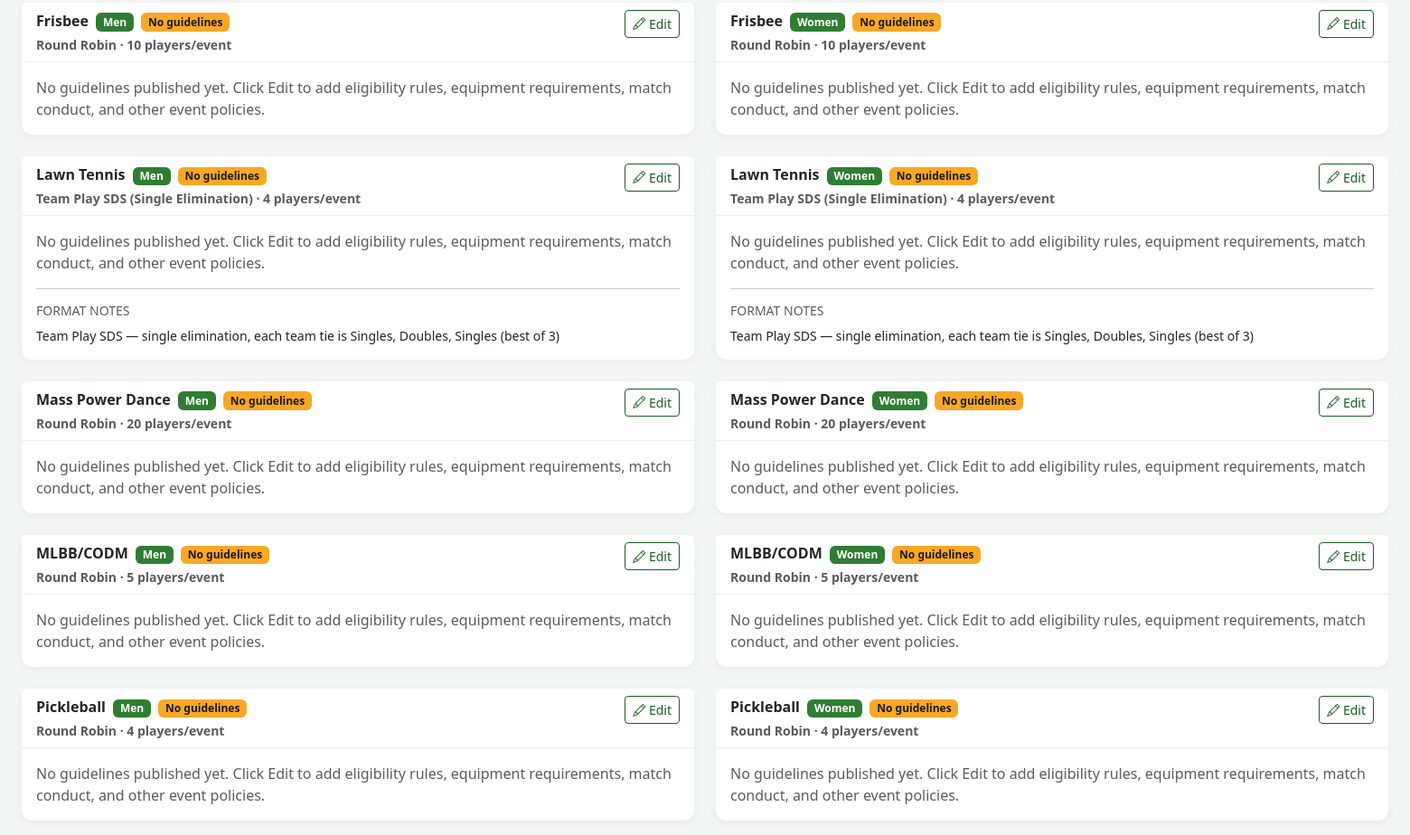
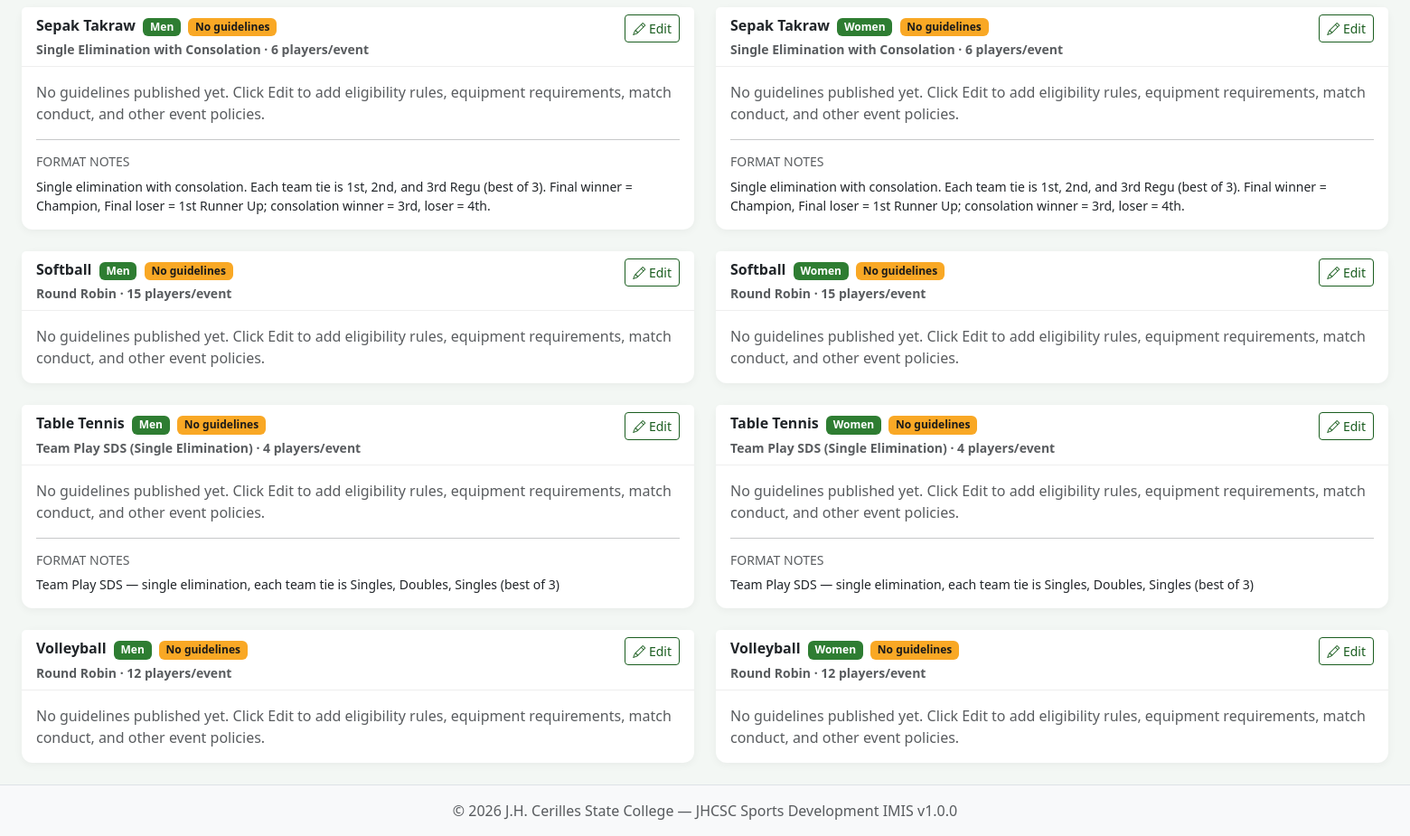
Page /intramurals/sports/guidelines.php (signed in, lower part) on the earlier database version (2 pictures, top to bottom).
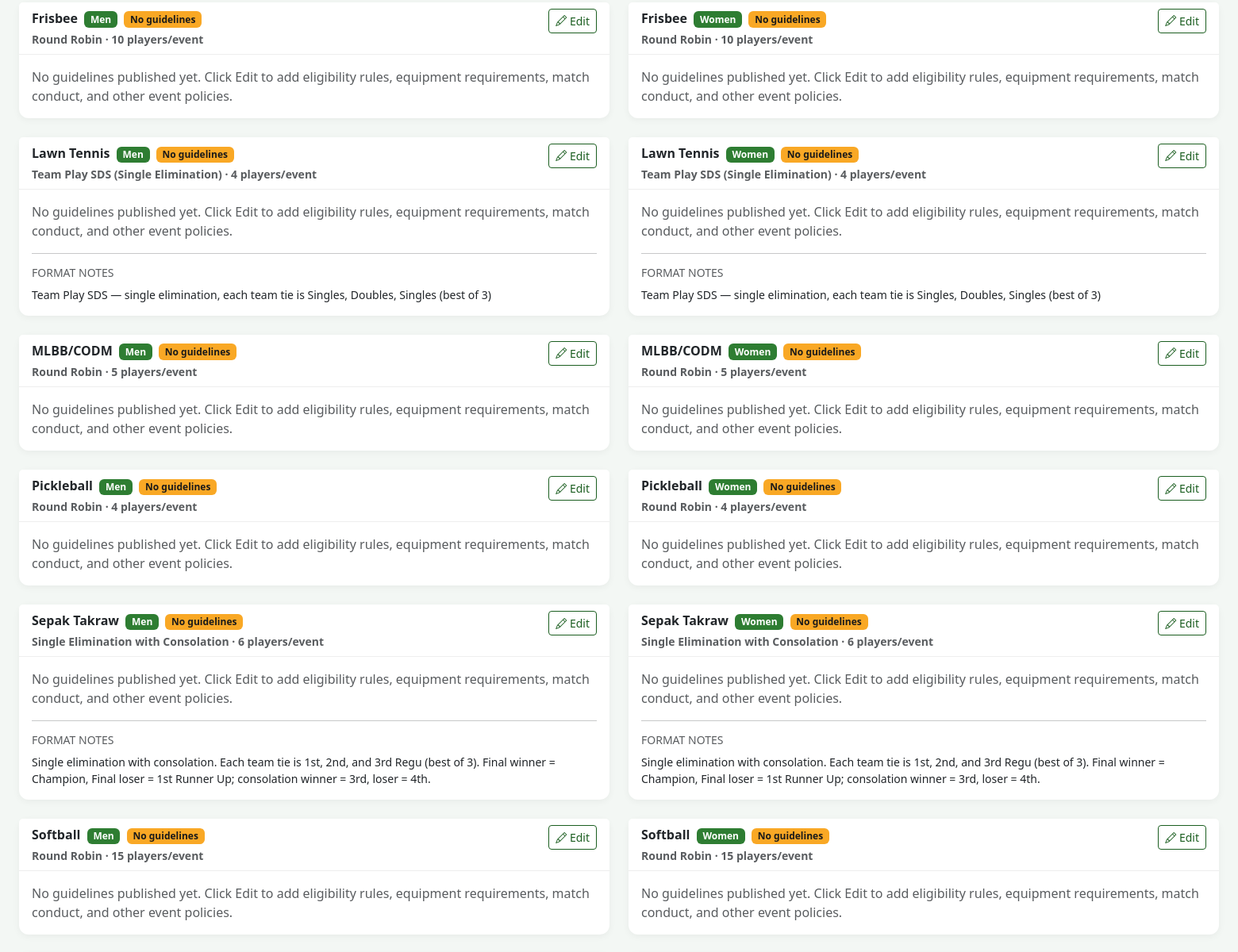
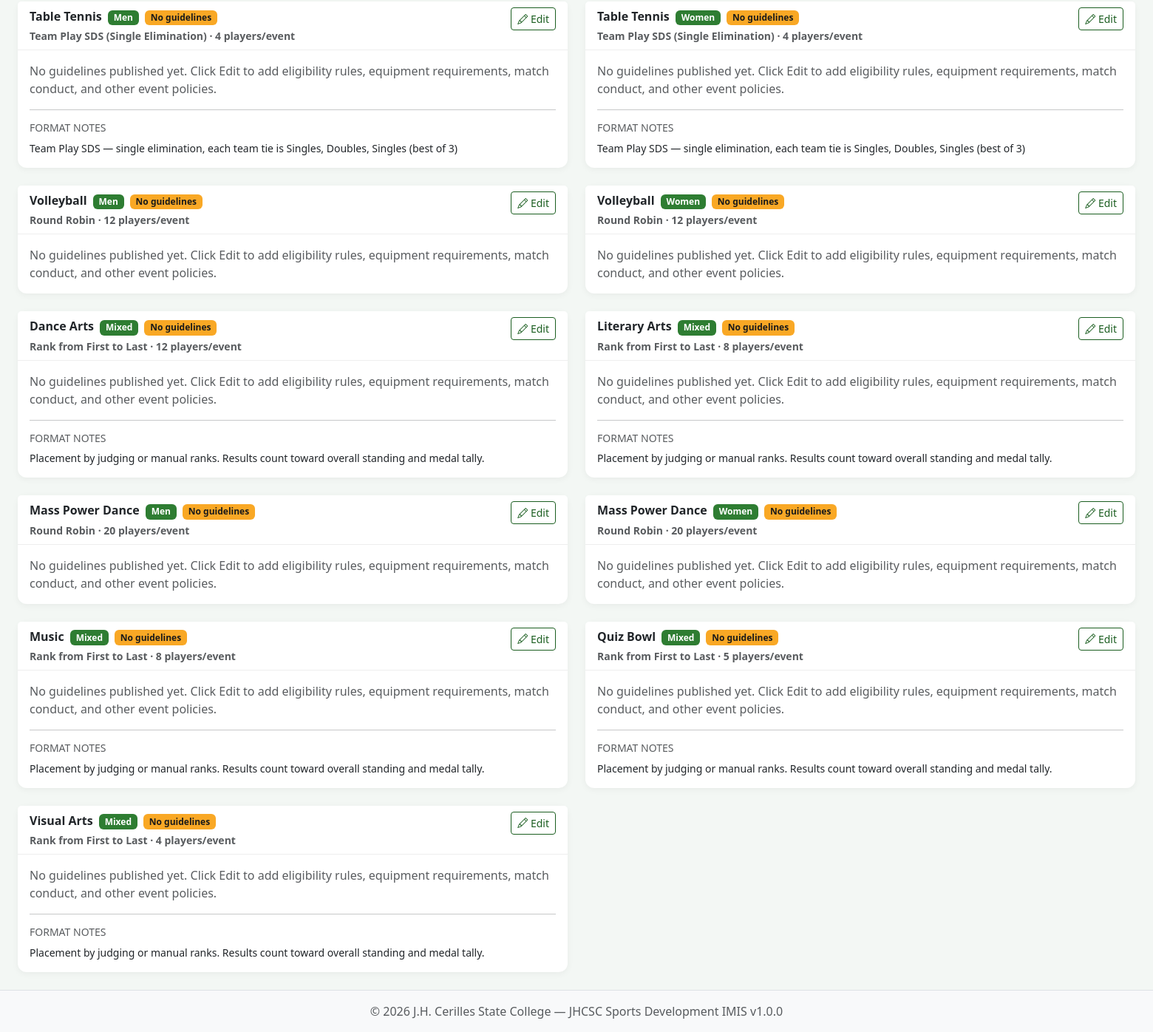
Same page on the later database version (2 pictures, top to bottom).
### tables this page shows
CREATE TABLE IF NOT EXISTS intramural_sports (
    id INT AUTO_INCREMENT PRIMARY KEY,
    name VARCHAR(100) NOT NULL,
    description TEXT,
    category ENUM('men', 'women', 'mixed') NOT NULL DEFAULT 'men',
    event_group ENUM('sports_competition', 'socio_cultural') NOT NULL DEFAULT 'sports_competition',
    players_per_event INT DEFAULT NULL,
    scoring_method ENUM('points', 'sets', 'games', 'time') NOT NULL DEFAULT 'points',
    rules TEXT,
    guidelines TEXT,
    schedule_notes TEXT,
    venue VARCHAR(150) DEFAULT NULL,
    game_duration_minutes INT NOT NULL DEFAULT 60,
    tournament_format ENUM('round_robin', 'single_elimination', 'single_elimination_consolation', 'modified_single_elimination_consolation', 'double_elimination', 'group_knockout', 'rank_first_to_last', 'team_play_sds', 'team_play_sds_consolation', 'custom') NOT NULL DEFAULT 'round_robin',
    format_notes TEXT,
    win_points INT NOT NULL DEFAULT 3,
    draw_points INT NOT NULL DEFAULT 1,
    loss_points INT NOT NULL DEFAULT 0,
    point_scheme_id INT DEFAULT NULL,
    created_at TIMESTAMP DEFAULT CURRENT_TIMESTAMP,
    updated_at TIMESTAMP DEFAULT CURRENT_TIMESTAMP ON UPDATE CURRENT_TIMESTAMP,
    UNIQUE KEY uq_sport_name_category (name, category),
    INDEX idx_sport_event_group (event_group),
    FOREIGN KEY (point_scheme_id) REFERENCES intramural_point_schemes(id) ON DELETE SET NULL
);

### includes/intramurals.php (called while the page is built, shortened)
<?php
function tournamentFormatLabels(): array
{
    return [
        'round_robin' => 'Round Robin',
        'single_elimination' => 'Single Elimination',
        'single_elimination_consolation' => 'Single Elimination with Consolation',
        'modified_single_elimination_consolation' => 'Modified Single Elimination w Consolation',
        'double_elimination' => 'Double Elimination',
        'group_knockout' => 'Group Stage → Knockout',
        'rank_first_to_last' => 'Rank from First to Last',
        'team_play_sds' => 'Team Play SDS (Single Elimination)',
        'team_play_sds_consolation' => 'Team Play SDS (Single Elimination with Consolation)',
        'custom' => 'Custom / Agreed Format',
    ];
}
function tournamentFormatLabel(?string $format): string
{
    $labels = tournamentFormatLabels();
    $key = $format ?: 'round_robin';
    return $labels[$key] ?? ucfirst(str_replace('_', ' ', $key));
}
function intramuralSportsOrderBy(string $alias = ''): string
{
    ensureSportEventGroupColumn();
    $a = $alias !== '' ? rtrim($alias, '.') . '.' : '';
    return "FIELD({$a}event_group, 'sports_competition', 'socio_cultural'), {$a}name, {$a}category";
}
function ensureSportEventGroupColumn(): void
{
    try {
        ensureEventRubricTables();
    } catch (Throwable $e) {
    }
}
function ensureEventRubricTables(): void
{
    try {
        $db = getDB();
        seedDefaultRubricsForSocioEvents($db);
    } catch (Throwable $e) {
    }
}
function defaultRubricCriteriaForEventName(string $name): array
{
    $n = strtolower(trim($name));
    if (str_contains($n, 'visual')) {
        return [
            ['name' => 'Originality & Creativity', 'description' => 'Fresh concept and imaginative treatment of the theme.', 'max_points' => 25],
            ['name' => 'Technique / Craftsmanship', 'description' => 'Control of medium, finish, and execution.', 'max_points' => 25],
            ['name' => 'Composition / Design', 'description' => 'Balance, layout, and visual structure.', 'max_points' => 20],
            ['name' => 'Relevance to Theme', 'description' => 'Clear connection to the assigned theme or prompt.', 'max_points' => 15],
            ['name' => 'Overall Impact', 'description' => 'Lasting impression and presentation.', 'max_points' => 15],
        ];
    }
    if (str_contains($n, 'literary')) {
        return [
            ['name' => 'Content & Organization', 'description' => 'Substance, structure, and coherence of the piece.', 'max_points' => 25],
            ['name' => 'Delivery / Interpretation', 'description' => 'Voice, timing, and connection with the audience.', 'max_points' => 25],
            ['name' => 'Language & Diction', 'description' => 'Word choice, grammar, and style.', 'max_points' => 20],
            ['name' => 'Originality', 'description' => 'Fresh ideas and distinctive voice.', 'max_points' => 15],
            ['name' => 'Overall Impact', 'description' => 'Persuasiveness and lasting impression.', 'max_points' => 15],
        ];
    }
    if (str_contains($n, 'quiz')) {
        return [
            ['name' => 'Easy Round', 'description' => 'Points earned in the easy round.', 'max_points' => 30],
            ['name' => 'Average Round', 'description' => 'Points earned in the average round.', 'max_points' => 30],
            ['name' => 'Difficult Round', 'description' => 'Points earned in the difficult round.', 'max_points' => 40],
        ];
    }
    if (str_contains($n, 'music')) {
        return [
            ['name' => 'Vocal / Musical Quality', 'description' => 'Tone, pitch, and musicality.', 'max_points' => 25],
            ['name' => 'Technique', 'description' => 'Control, timing, and musical skill.', 'max_points' => 20],
            ['name' => 'Interpretation / Expression', 'description' => 'Feeling, dynamics, and fidelity to the piece.', 'max_points' => 20],
            ['name' => 'Stage Presence', 'description' => 'Poise, confidence, and audience connection.', 'max_points' => 15],
            ['name' => 'Overall Performance', 'description' => 'Cohesion and lasting impression.', 'max_points' => 20],
        ];
    }
    if (str_contains($n, 'dance')) {
        return [
            ['name' => 'Choreography', 'description' => 'Creativity, structure, and use of space.', 'max_points' => 25],
            ['name' => 'Technique / Execution', 'description' => 'Skill, precision, and control of movement.', 'max_points' => 25],
            ['name' => 'Synchronization / Teamwork', 'description' => 'Unity, timing, and ensemble work.', 'max_points' => 20],
            ['name' => 'Costume & Props', 'description' => 'Appropriateness, visual effect, and use of props.', 'max_points' => 15],
            ['name' => 'Overall Impact', 'description' => 'Energy, theme, and audience impression.', 'max_points' => 15],
        ];
    }
    return [
        ['name' => 'Technique', 'description' => 'Skill and control of the craft.', 'max_points' => 25],
        ['name' => 'Creativity', 'description' => 'Originality and imaginative treatment.', 'max_points' => 25],
        ['name' => 'Execution', 'description' => 'Accuracy, finish, and consistency.', 'max_points' => 25],
        ['name' => 'Overall Impact', 'description' => 'Lasting impression and presentation.', 'max_points' => 25],
    ];
}
function seedDefaultRubricForSport(int $sportId, ?string $eventName = null): int
{
    $db = getDB();
    try {
        $countStmt = $db->prepare('SELECT COUNT(*) FROM intramural_event_rubric_criteria WHERE sport_id = ?');
        $countStmt->execute([$sportId]);
    } catch (Throwable $e) {
        return 0;
    }
    $insert = $db->prepare('INSERT INTO intramural_event_rubric_criteria (sport_id, name, description, max_points, sort_order) VALUES (?, ?, ?, ?, ?)');
    $created = 0;
    foreach (defaultRubricCriteriaForEventName($eventName) as $i => $row) {
        try {
            $insert->execute([
                $sportId,
                $row['name'],
                $row['description'] !== '' ? $row['description'] : null,
                $row['max_points'],
                $i + 1,
            ]);
            $created++;
        } catch (Throwable $e) {
        }
    }
    return $created;
}
function seedDefaultRubricsForSocioEvents(?PDO $db = null): int
{
    $db = $db ?: getDB();
    try {
        $sports = $db->query("SELECT id, name FROM intramural_sports WHERE event_group = 'socio_cultural'")->fetchAll();
    } catch (Throwable $e) {
        return 0;
    }
    $created = 0;
    foreach ($sports as $sport) {
        $created += seedDefaultRubricForSport((int) $sport['id'], (string) $sport['name']);
    }
    return $created;
}

### includes/functions.php (called while the page is built, shortened)
<?php
function sanitize(string $input): string
{
    return htmlspecialchars(trim($input), ENT_QUOTES, 'UTF-8');
}
function get(string $key, $default = ''): string
{
    return isset($_GET[$key]) ? trim($_GET[$key]) : $default;
}

### includes/auth.php (called while the page is built, shortened)
<?php
require_once __DIR__ . '/functions.php';
require_once __DIR__ . '/intramurals.php';
function isLoggedIn(): bool
{
    return isset($_SESSION['user_id']) && !empty($_SESSION['user_id']);
}
function canManageIntramurals(): bool
{
    return isLoggedIn() && in_array($_SESSION['user_role'], ['admin', 'coordinator', 'staff'], true);
}

### intramurals/sports/guidelines.php (the view, shortened to what the changed rows need)
<?php
require_once __DIR__ . '/../../includes/auth.php';
$db = getDB();
$canEdit = canManageIntramurals();
$focusSportId = (int) get('sport');
$sports = $db->query('SELECT * FROM intramural_sports ORDER BY ' . intramuralSportsOrderBy())->fetchAll();
require_once __DIR__ . '/../../includes/header.php';
?>
<?php if (empty($sports)): ?>
<div class="alert alert-info">No sports/events yet. Add sports under <a href="<?= BASE_URL ?>/intramurals/sports/index.php">Sports / Events</a> first.</div>
<?php else: ?>
<div class="row g-4" id="guidelinesList">
    <?php foreach ($sports as $s): ?>
    <?php
    $sportId = (int) $s['id'];
    $hasGuidelines = trim((string) ($s['guidelines'] ?? '')) !== '';
    $guidelinePayload = htmlspecialchars(json_encode([
        'id' => $sportId,
        'name' => $s['name'],
        'category' => $s['category'],
        'guidelines' => $s['guidelines'] ?? '',
    ], JSON_HEX_TAG | JSON_HEX_APOS | JSON_HEX_QUOT | JSON_HEX_AMP), ENT_QUOTES, 'UTF-8');
    ?>
    <div class="col-lg-6" id="sport-<?= $sportId ?>">
        <div class="card h-100 guideline-card <?= $focusSportId === $sportId ? 'border-primary shadow-sm' : '' ?>">
            <div class="card-header d-flex justify-content-between align-items-start gap-2">
                <div>
                    <strong><?= sanitize($s['name']) ?></strong>
                    <span class="badge bg-secondary ms-1"><?= ucfirst($s['category']) ?></span>
                    <?php if (!$hasGuidelines): ?>
                    <span class="badge bg-warning text-dark ms-1">No guidelines</span>
                    <?php endif; ?>
                    <div class="small text-muted mt-1">
                        <?= sanitize(tournamentFormatLabel($s['tournament_format'] ?? 'round_robin')) ?>
                        <?php if (!empty($s['players_per_event'])): ?>
                        · <?= (int) $s['players_per_event'] ?> players/event
                        <?php endif; ?>
                    </div>
                </div>
                <?php if ($canEdit): ?>
                <button type="button"
                        class="btn btn-sm btn-outline-primary btn-edit-guidelines flex-shrink-0"
                        data-bs-toggle="modal"
                        data-bs-target="#guidelineModal"
                        data-sport-id="<?= $sportId ?>"
                        data-guideline="<?= $guidelinePayload ?>">
                    <i class="bi bi-pencil"></i> Edit
                </button>
                <?php endif; ?>
            </div>
            <div class="card-body">
                <?php if ($hasGuidelines): ?>
                <div class="guideline-content"><?= nl2br(sanitize($s['guidelines'])) ?></div>
                <?php else: ?>
                <p class="text-muted mb-0">
                    <?= $canEdit
                        ? 'No guidelines published yet. Click Edit to add eligibility rules, equipment requirements, match conduct, and other event policies.'
                        : 'Guidelines have not been published for this event yet.' ?>
                </p>
                <?php endif; ?>
                <?php if (!empty($s['format_notes'])): ?>
                <hr>
                <h6 class="text-muted small text-uppercase mb-2">Format Notes</h6>
                <div class="small"><?= nl2br(sanitize($s['format_notes'])) ?></div>
                <?php endif; ?>
            </div>
        </div>
    </div>
    <?php endforeach; ?>
</div>
<?php endif; ?>
<?php require_once __DIR__ . '/../../includes/footer.php'; ?>

Differences in the rows shown:
added intramural_sports: name "Dance Arts", category "Mixed", shows "No guidelines", tournament_format "Rank from First to Last", players_per_event "12", format_notes "Placement by judging or manual ranks. Results count toward overall standing and medal tally."
added intramural_sports: name "Literary Arts", category "Mixed", shows "No guidelines", tournament_format "Rank from First to Last", players_per_event "8", format_notes "Placement by judging or manual ranks. Results count toward overall standing and medal tally."
changed intramural_sports (number 19 of 23 on the later page): moves down the list
changed intramural_sports (number 20 of 23 on the later page): moves down the list
added intramural_sports: name "Music", category "Mixed", shows "No guidelines", tournament_format "Rank from First to Last", players_per_event "8", format_notes "Placement by judging or manual ranks. Results count toward overall standing and medal tally."
added intramural_sports: name "Quiz Bowl", category "Mixed", shows "No guidelines", tournament_format "Rank from First to Last", players_per_event "5", format_notes "Placement by judging or manual ranks. Results count toward overall standing and medal tally."
added intramural_sports: name "Visual Arts", category "Mixed", shows "No guidelines", tournament_format "Rank from First to Last", players_per_event "4", format_notes "Placement by judging or manual ranks. Results count toward overall standing and medal tally."
